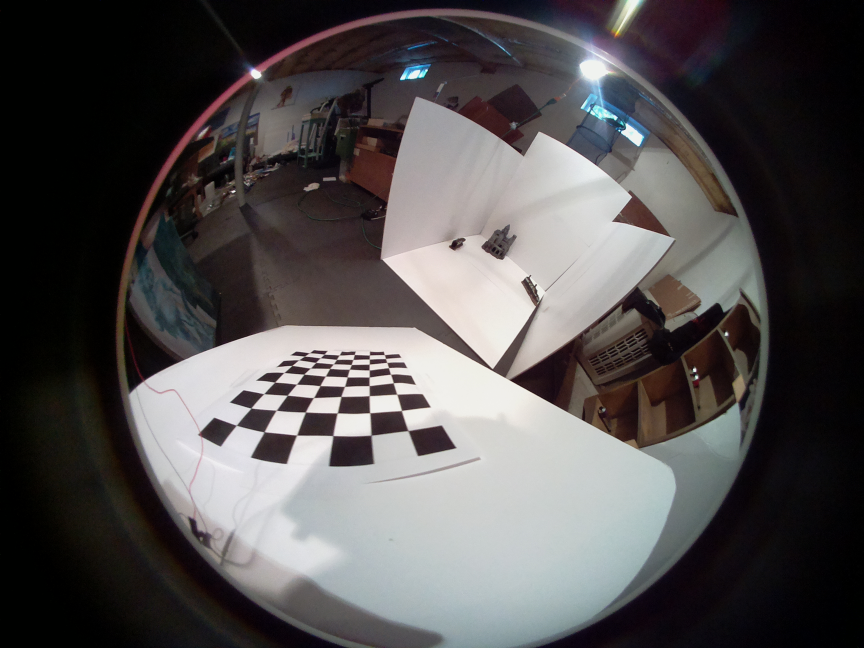
#> input picture distortion/calibrate/checker0.jpg, 2592 x 1944 px (shown at 1/3 size)
$ python undistort.py checker0.jpg   (older library calls are emulated)
#> lines starting #> are read from the running program, lines starting #| are printed output that depends on the picture
import numpy as np
import cv2
import sys
import os
import matplotlib.pyplot as plt

fig = plt.figure()

# You should replace these 3 lines with the output in calibration step
# DIM=XXX
# K=np.array(YYY)
# D=np.array(ZZZ)

DIM=(2592, 1944)
K=np.array([[532.8374483709025, 0.0, 1323.5238702364265],
			[0.0, 536.6015662204508, 1008.8504292770152],
			[0.0, 0.0, 1.0]])
D=np.array([[0.047931509029697845], [0.14884515981140226],
			[-0.28941677361542034], [0.1372820934206123]])
def undistort(img_path):
#> called with img_path = 'checker0.jpg'
	img = cv2.cvtColor(cv2.imread(img_path), cv2.COLOR_BGR2GRAY)
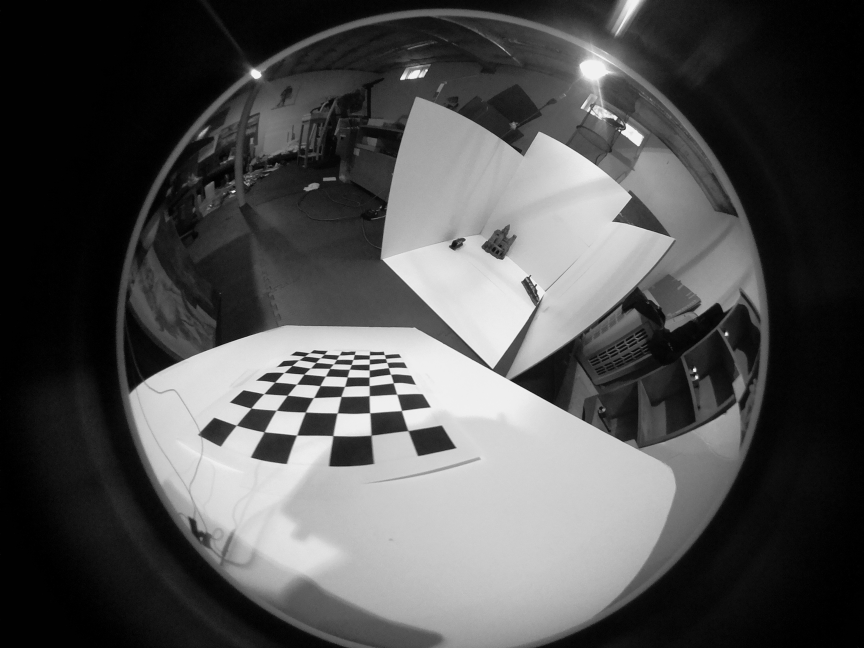
#> img: shape (1944, 2592) (shown at 1/3 size); min 0, max 254, mean 81
	h,w = img.shape[:2]
#> h = 1944; w = 2592
	map1, map2 = cv2.fisheye.initUndistortRectifyMap(K, D, np.eye(3), K, DIM, cv2.CV_16SC2)
	undistorted_img = cv2.remap(img, map1, map2, interpolation=cv2.INTER_LINEAR, borderMode=cv2.BORDER_CONSTANT)
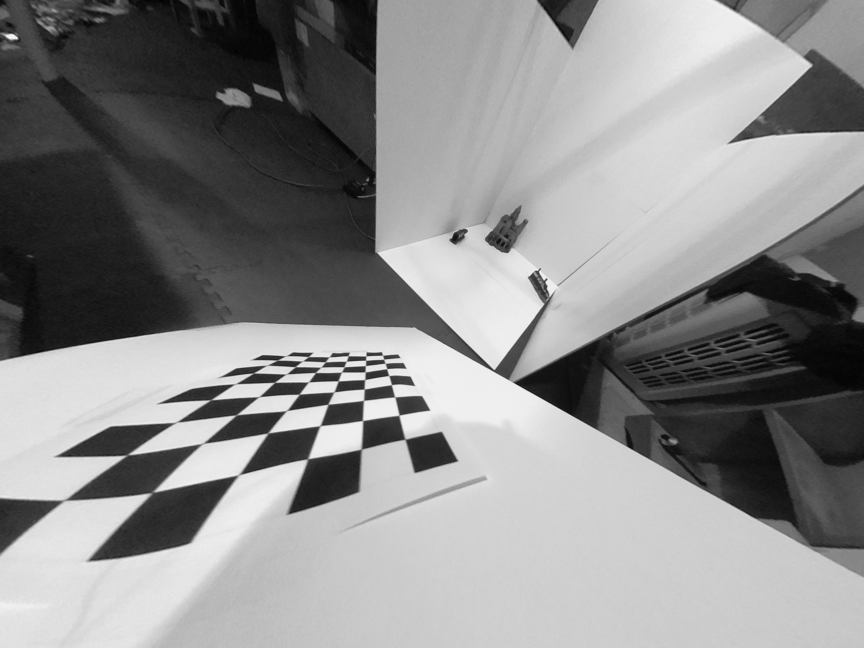
#> undistorted_img: shape (1944, 2592) (shown at 1/3 size); min 1, max 253, mean 138.7

	# [16 lines of commented-out code are left out]
	cv2.imwrite("undistorted" + os.path.basename(img_path), undistorted_img)

    # [5 lines of commented-out code are left out]

if __name__ == '__main__':
	for p in sys.argv[1:]:
		undistort(p)

$ run again, on distortion/calibrate/checker10.jpg
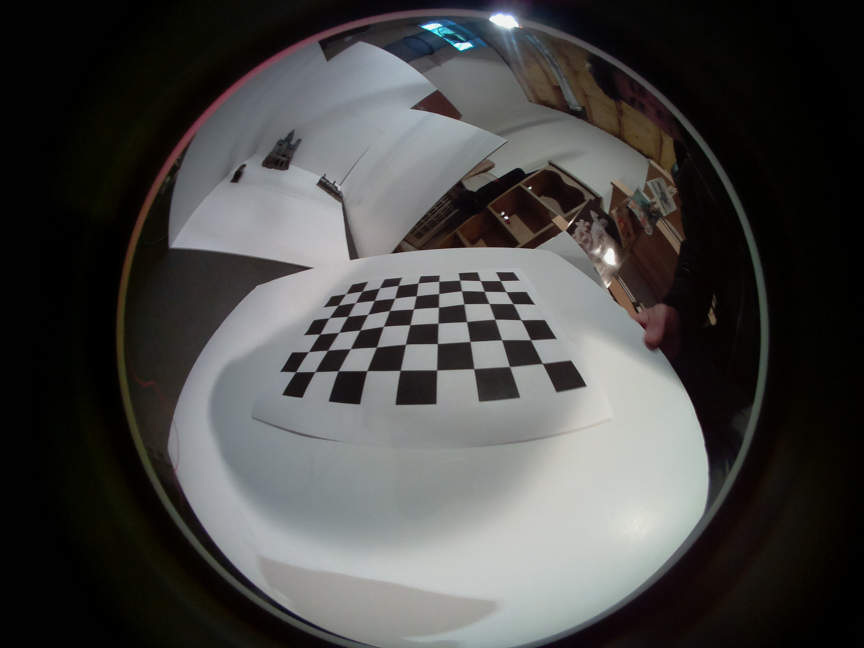
#> input picture distortion/calibrate/checker10.jpg, 2592 x 1944 px (shown at 1/3 size)
#> in undistort, `undistorted_img = cv2.remap(img, map1, map2, interpolation=cv2.INTER_L..`:
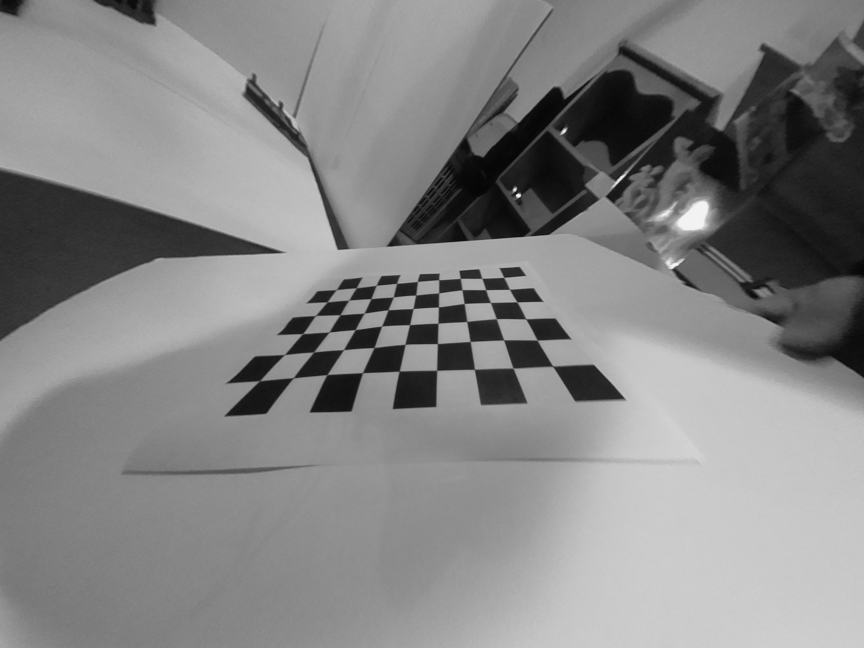
#> undistorted_img: shape (1944, 2592) (shown at 1/3 size); min 3, max 251, mean 132.7
